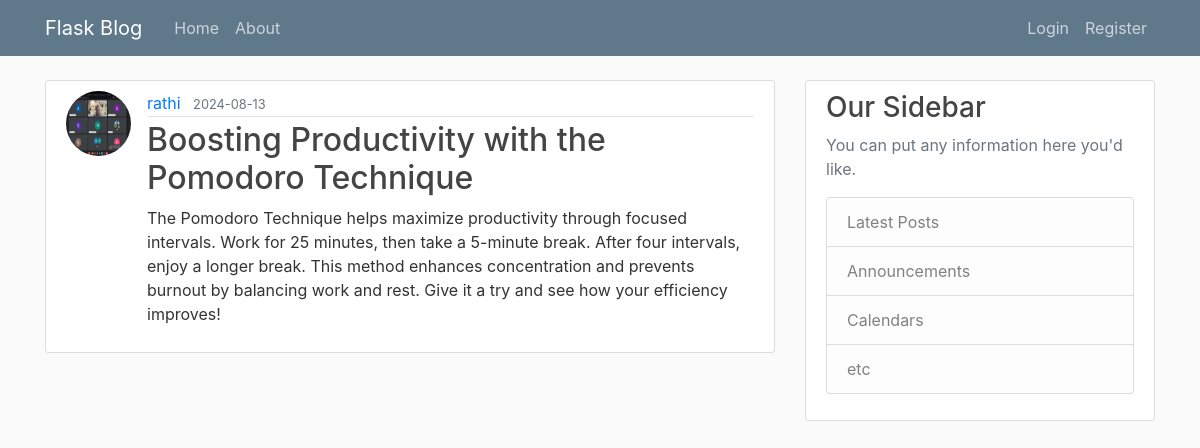
/post/6, run on the app's committed database.
### maybewrite/models.py (models this page shows, shortened)
class User(db.Model, UserMixin):
    id = db.Column(db.Integer, primary_key=True)
    username = db.Column(db.String(20), unique=True, nullable=False)
    email = db.Column(db.String(120), unique=True, nullable=False)
    image_file = db.Column(db.String(20), nullable=False, default='default.jpg')
    password = db.Column(db.String(60), nullable=False)
    posts = db.relationship('Post', backref='author', lazy=True)

class Post(db.Model):
    id = db.Column(db.Integer, primary_key=True)
    title = db.Column(db.String(100), nullable=False)
    date_posted = db.Column(db.Date, nullable=False, default=date.today)
    content = db.Column(db.Text, nullable=False)
    user_id = db.Column(db.Integer, db.ForeignKey('user.id'), nullable=False)

### maybewrite/posts/routes.py (the view)
@posts.route("/post/<int:post_id>")
def post(post_id):
    post = Post.query.get_or_404(post_id)
    return render_template('post.html', title=post.title, post=post)

### maybewrite/templates/post.html (shortened to what this page needs)
{% extends "layout.html" %}
{% block content %}
<article class="media content-section">
  <img class="rounded-circle article-img"
    src="{{ url_for('static', filename='profile_pics/' + post.author.image_file) }}">
  <div class="media-body">
    <div class="article-metadata">
      <a class="mr-2" href="{{url_for('users.user_posts',username=post.author.username)}}">{{ post.author.username }}</a>
      <small class="text-muted">{{ post.date_posted }}</small>
    </div>
    <h2 class="article-title">{{ post.title }}</h2>
    <p class="article-content">{{ post.content }}</p>
  </div>
</article>
{% endblock content %}

### maybewrite/static/main.css (style rules this page uses)
body { background: #fafafa; color: #333333; margin-top: 5rem; }
h1, h2, h3, h4, h5, h6 { color: #444444; }
.content-section { background: #ffffff; padding: 10px 20px; border: 1px solid #dddddd; border-radius: 3px; margin-bottom: 20px; }
.article-title { color: #444444; }
.article-content { white-space: pre-line; }
.article-img { height: 65px; width: 65px; margin-right: 16px; }
.article-metadata { padding-bottom: 1px; margin-bottom: 4px; border-bottom: 1px solid #e3e3e3 }

### data on the page
User: image_file (picture), author.username "rathi"
Post: date_posted "2024-08-13", title "Boosting Productivity with the Pomodoro Technique", content "The Pomodoro Technique helps maximize productivity through focused intervals. Work for 25 minutes, then take a 5-minute break. After four intervals, enjoy a longer break. This method enhances concentration and prevents burnout by balancing work and rest. Give it a try and see how your efficiency improves!"
